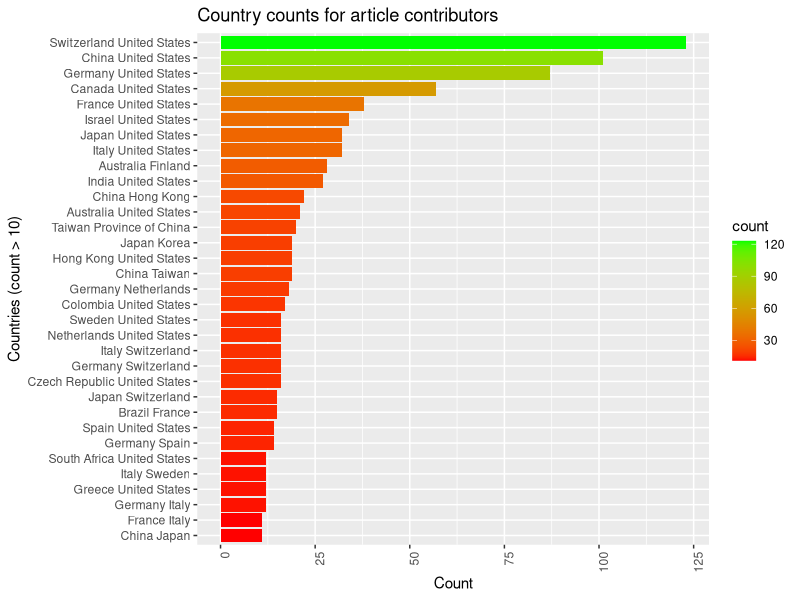
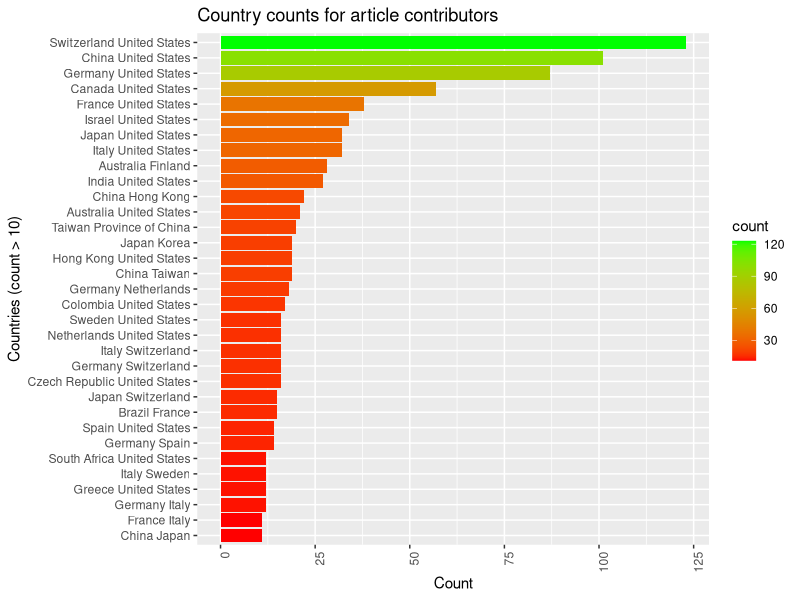

Write R code to recreate these figures, in order.
## ---- chunk 1
knitr::opts_chunk$set(echo = TRUE)
library(tidyverse)
## ---- chunk 2
counts_country <- read.csv(file ="countries_pairs_counts.csv",header= TRUE, sep=",",stringsAsFactors = FALSE)

#filter for unique pairs

counts_country$country2 <- trimws(counts_country$country2)
new <- counts_country[which(counts_country$country1!=counts_country$country2),]

new$combo <- paste(new$country1,new$country2)

new <- new %>% filter(count >10)

new <- new[-c(26,21),]

## ---- chunk 3

a <- ggplot(new, aes(x = reorder(combo, count), y = count, fill=count)) + geom_bar(stat= "identity")+ theme(axis.text.x = element_text(angle = 90, hjust = 1)) + scale_fill_gradient(low = "red", high = "green") + ggtitle("Country counts for article contributors") + xlab(label = "Countries (count > 10)") + ylab(label = "Count") + coord_flip() 
a 

## ---- chunk 4
ggsave("chord_diagram.png", a)
